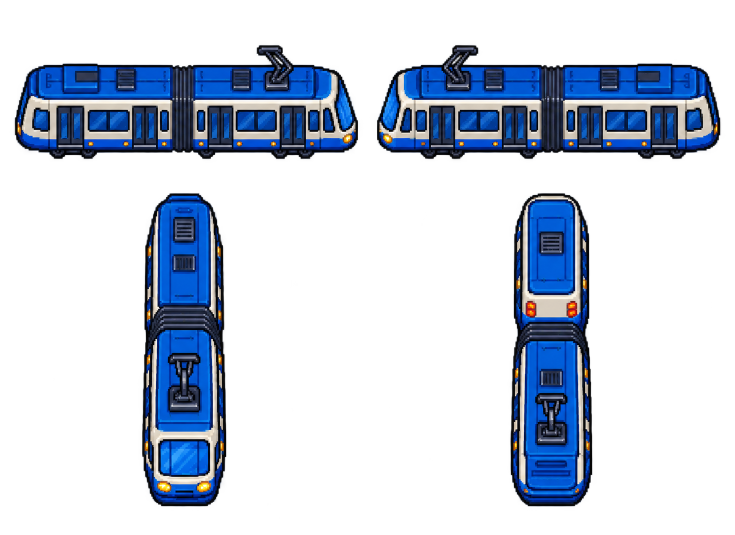
#> input picture art/tram_directional_sheet_v19.png, 1470 x 1070 px (shown at 1/2 size)
$ python compile_tram_art.py
#> lines starting #> are read from the running program, lines starting #| are printed output that depends on the picture
"""Compile generated directional tram art into tiny runtime sprites."""
from pathlib import Path
from PIL import Image
ROOT=Path(__file__).resolve().parents[1]
source=Image.open(ROOT/'art/tram_directional_sheet_v19.png').convert('RGBA')
#> source is the input picture: PIL image 1470x1070 RGBA; mean R, G, B, A 13, 22.4, 37.5, 68.2
w,h=source.size;split=round(h*.33)
#> after `w, h = source.size`: w = 1470; h = 1070
#> after `split = round(h * 0.33)`: split = 353
for name,col,row,size in [('right',0,0,(80,24)),('left',1,0,(80,24)),('down',0,1,(24,80)),('up',1,1,(24,80))]:
    frame=source.crop((col*w//2,0 if row==0 else split,(col+1)*w//2,split if row==0 else h))
    frame=frame.crop(frame.getchannel('A').point(lambda a:255 if a>64 else 0).getbbox()).resize(size,Image.Resampling.NEAREST)
    frame.putalpha(frame.getchannel('A').point(lambda a:255 if a>64 else 0))
    frame.save(ROOT/f'app/src/main/assets/tram_{name}.png',optimize=True)
#> this loop made 4 passes
#> pass 1, `frame=source.crop((col*w//2,0 if row==0 else split,(col+1)*w//2,split ..`:
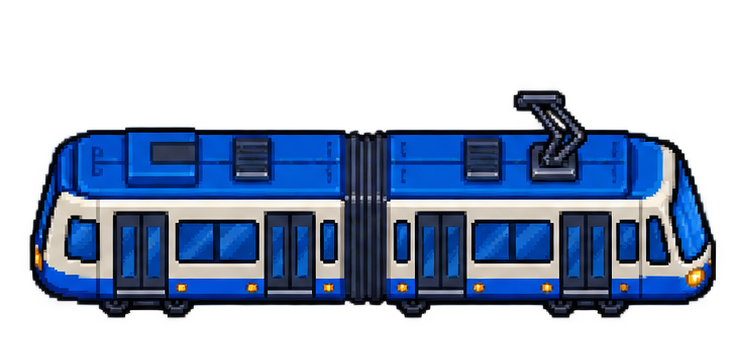
#> frame: PIL image 735x353 RGBA; mean R, G, B, A 23, 37.6, 61.8, 115.5; transparent parts drawn white
#> pass 1, `frame=frame.crop(frame.getchannel('A').point(lambda a:255 if a>64 else..`:
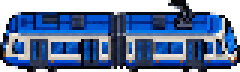
#> frame: PIL image 80x24 RGBA (shown 3 times larger); mean R, G, B, A 40.4, 63.5, 101.7, 194.1; transparent parts drawn white
#> pass 1, `frame.save(ROOT/f'app/src/main/assets/tram_{name}.png',optimize=True)`:
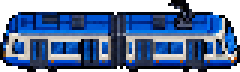
#> saved as tram_right.png: PIL image 80x24 RGBA (shown 3 times larger); mean R, G, B, A 40.4, 63.5, 101.7, 196.7; transparent parts drawn white
#> pass 2, `frame=source.crop((col*w//2,0 if row==0 else split,(col+1)*w//2,split ..`:
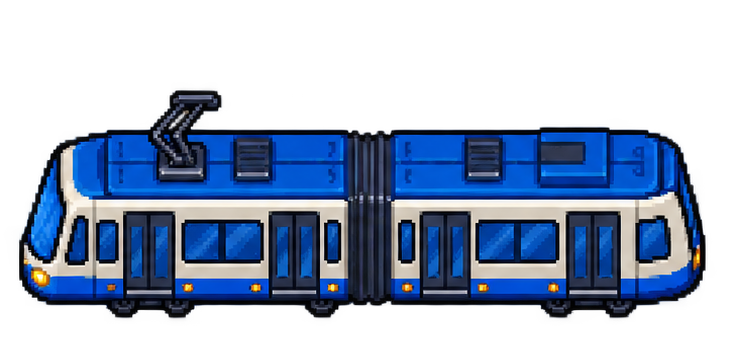
#> frame: PIL image 735x353 RGBA; mean R, G, B, A 23.1, 37.8, 62, 115.6; transparent parts drawn white
#> after the loop:
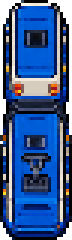
#> frame: PIL image 24x80 RGBA (shown 3 times larger); mean R, G, B, A 36, 68.9, 122.9, 232.3; transparent parts drawn white
